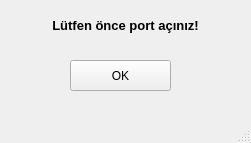
<?xml version="1.0" encoding="UTF-8"?>
<ui version="4.0">
 <class>Error</class>
 <widget class="QMainWindow" name="Error">
  <property name="geometry">
   <rect>
    <x>0</x>
    <y>0</y>
    <width>251</width>
    <height>143</height>
   </rect>
  </property>
  <property name="sizePolicy">
   <sizepolicy hsizetype="Fixed" vsizetype="Fixed">
    <horstretch>0</horstretch>
    <verstretch>0</verstretch>
   </sizepolicy>
  </property>
  <property name="minimumSize">
   <size>
    <width>251</width>
    <height>143</height>
   </size>
  </property>
  <property name="maximumSize">
   <size>
    <width>251</width>
    <height>143</height>
   </size>
  </property>
  <property name="windowTitle">
   <string>MainWindow</string>
  </property>
  <widget class="QWidget" name="centralwidget">
   <widget class="QPushButton" name="pushButton_ok">
    <property name="geometry">
     <rect>
      <x>70</x>
      <y>60</y>
      <width>101</width>
      <height>31</height>
     </rect>
    </property>
    <property name="text">
     <string>OK</string>
    </property>
   </widget>
   <widget class="QLabel" name="label">
    <property name="geometry">
     <rect>
      <x>20</x>
      <y>10</y>
      <width>211</width>
      <height>31</height>
     </rect>
    </property>
    <property name="font">
     <font>
      <pointsize>10</pointsize>
      <weight>75</weight>
      <bold>true</bold>
     </font>
    </property>
    <property name="text">
     <string>Lütfen önce port açınız!</string>
    </property>
    <property name="alignment">
     <set>Qt::AlignCenter</set>
    </property>
   </widget>
  </widget>
  <widget class="QMenuBar" name="menubar">
   <property name="geometry">
    <rect>
     <x>0</x>
     <y>0</y>
     <width>251</width>
     <height>26</height>
    </rect>
   </property>
  </widget>
  <widget class="QStatusBar" name="statusbar"/>
 </widget>
 <resources/>
 <connections/>
</ui>
